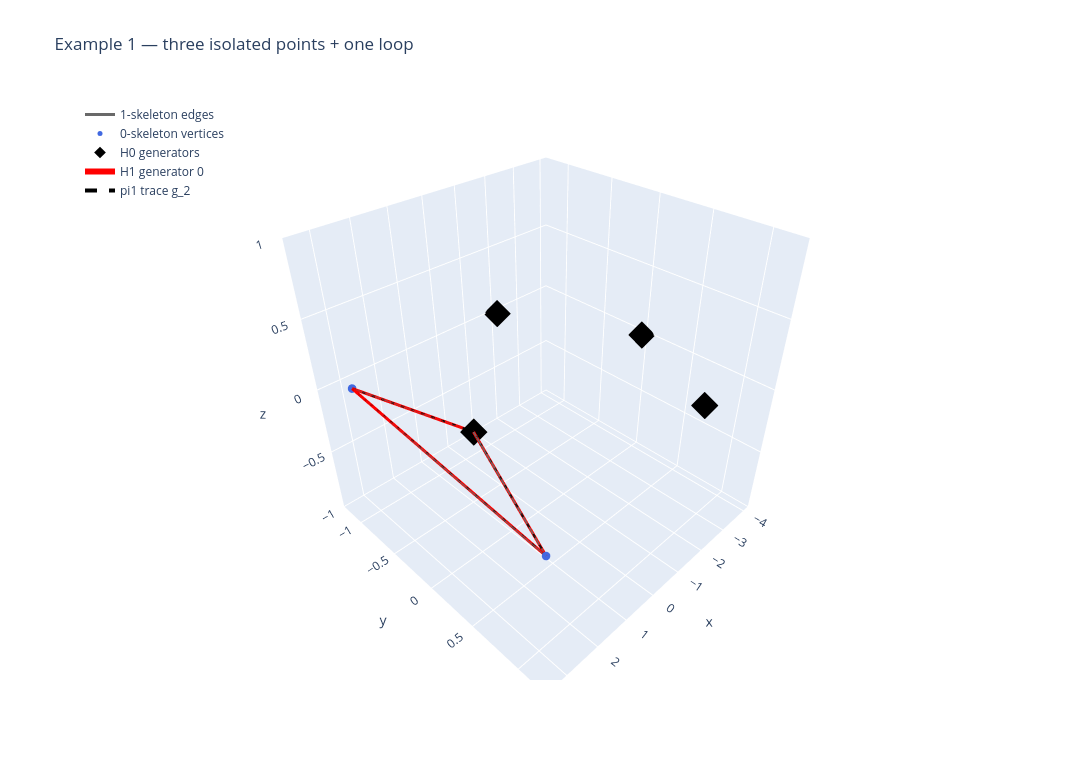
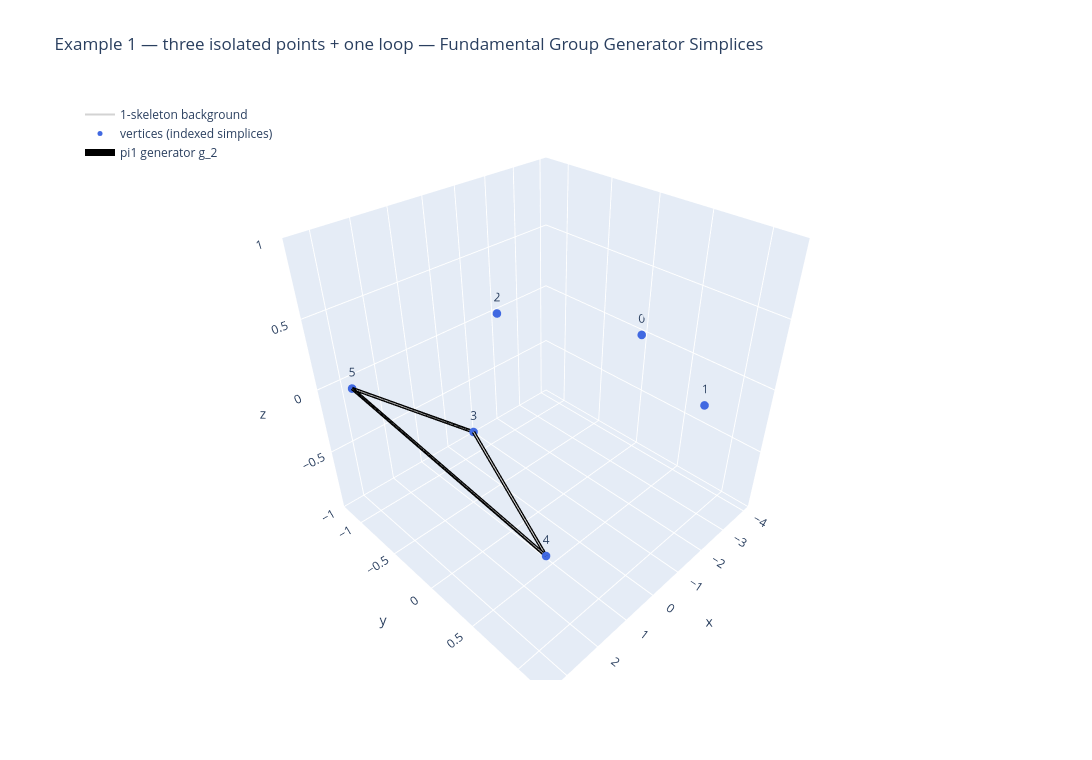
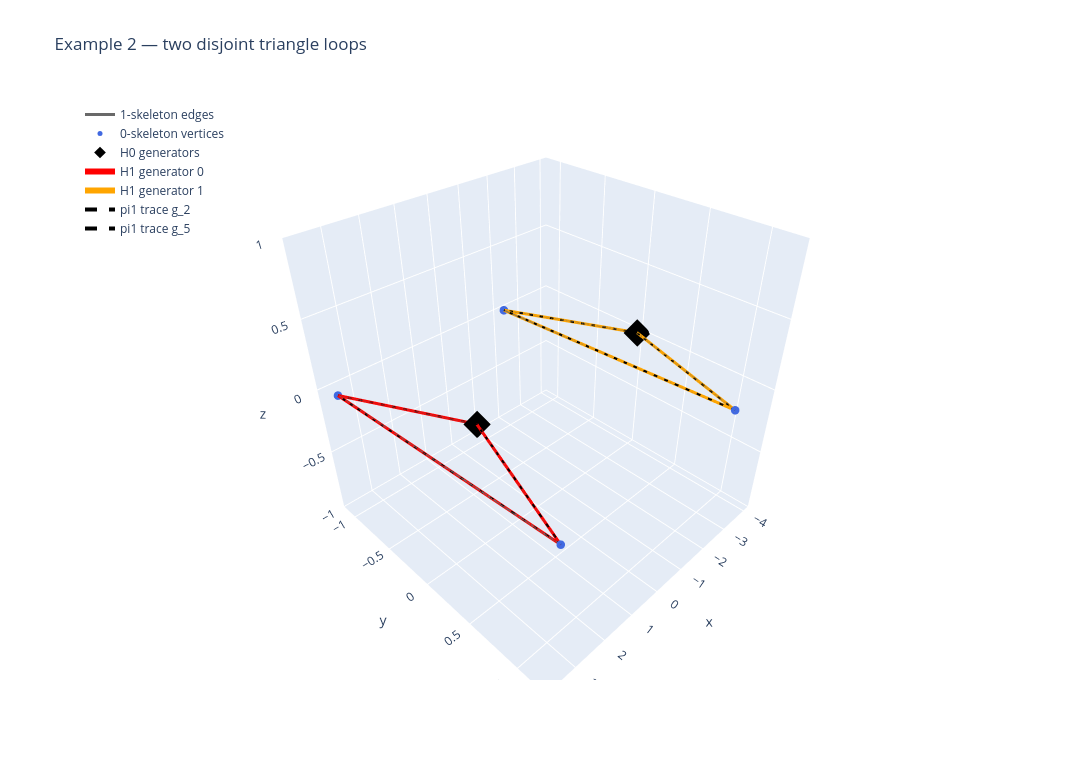
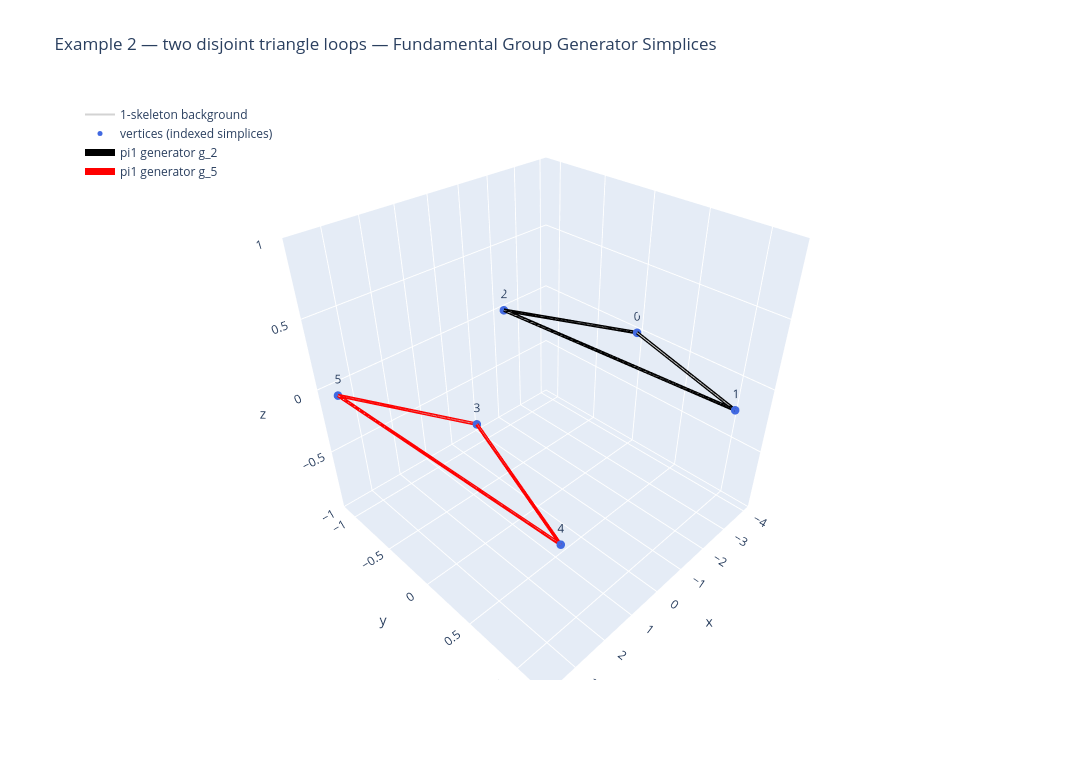

The notebook cell these images were saved under, in order:
### Markdown cell above
## Five worked examples

Expected ranks:

| Example | H0 | H1 | H2 |
|---|---:|---:|---:|
| 1. Three isolated points + triangle loop | 4 | 1 | 0 |
| 2. Two disjoint triangle loops | 2 | 2 | 0 |
| 3. Tetrahedron boundary | 1 | 0 | 1 |
| 4. Two tetrahedron boundaries | 2 | 0 | 2 |
| 5. Torus (4x4 triangulation) | 1 | 2 | 1 |

### Code cell
examples = [
    ('Example 1 — three isolated points + one loop', build_three_isolated_points_and_triangle_loop()),
    ('Example 2 — two disjoint triangle loops', build_two_triangle_loops()),
    ('Example 3 — boundary of a tetrahedron', build_tetrahedron_boundary()),
    ('Example 4 — two disconnected tetrahedron boundaries', build_two_tetrahedron_boundaries()),
    ('Example 5 — triangulated torus (4x4)', build_torus_4x4()),
]

results = []
for title, (st, pts) in examples:
    results.append(analyze_example(title, st, pts))

### Figure 1 — Plotly figure (JSON) as saved in the notebook; plotly's stock layout.template omitted (floating-point values rounded to 4 significant figures)
{"data": [{"line": {"color": "dimgray", "width": 3}, "mode": "lines", "name": "1-skeleton edges", "showlegend": true, "x": [2.0, 3.4, null, 2.0, 3.0, null, 3.4, 3.0, null], "y": [0.0, 1.2, null, 0.0, -1.1, null, 1.2, -1.1, null], "z": [0.0, 0.0, null, 0.0, 0.0, null, 0.0, 0.0, null], "type": "scatter3d"}, {"marker": {"color": "royalblue", "size": 5, "symbol": "circle"}, "mode": "markers", "name": "0-skeleton vertices", "showlegend": true, "x": [-4.0, -2.5, -2.0, 2.0, 3.4, 3.0], "y": [0.0, 1.0, -1.2, 0.0, 1.2, -1.1], "z": [0.0, 0.0, 0.0, 0.0, 0.0, 0.0], "type": "scatter3d"}, {"marker": {"color": "black", "size": 9, "symbol": "diamond"}, "mode": "markers", "name": "H0 generators", "showlegend": true, "x": [-4.0, -2.5, -2.0, 2.0], "y": [0.0, 1.0, -1.2, 0.0], "z": [0.0, 0.0, 0.0, 0.0], "type": "scatter3d"}, {"line": {"color": "red", "width": 6}, "mode": "lines", "name": "H1 generator 0", "showlegend": true, "x": [2.0, 3.4, null, 3.4, 3.0, null, 2.0, 3.0, null, 2.0, 2.0, null], "y": [0.0, 1.2, null, 1.2, -1.1, null, 0.0, -1.1, null, 0.0, 0.0, null], "z": [0.0, 0.0, null, 0.0, 0.0, null, 0.0, 0.0, null, 0.0, 0.0, null], "type": "scatter3d"}, {"line": {"color": "black", "dash": "dash", "width": 4}, "mode": "lines", "name": "pi1 trace g_2", "showlegend": true, "x": [3.4, 3.0, null, 2.0, 3.0, null, 2.0, 3.4, null], "y": [1.2, -1.1, null, 0.0, -1.1, null, 0.0, 1.2, null], "z": [0.0, 0.0, null, 0.0, 0.0, null, 0.0, 0.0, null], "type": "scatter3d"}], "layout": {"legend": {"x": 0.0, "y": 1.0, "bgcolor": "rgba(255,255,255,0.85)"}, "title": {"text": "Example 1 — three isolated points + one loop"}, "height": 760, "width": 1200, "showlegend": true}}

### Figure 2 — Plotly figure (JSON) as saved in the notebook; plotly's stock layout.template omitted (floating-point values rounded to 4 significant figures)
{"data": [{"line": {"color": "lightgray", "width": 2}, "mode": "lines", "name": "1-skeleton background", "showlegend": true, "x": [2.0, 3.4, null, 2.0, 3.0, null, 3.4, 3.0, null], "y": [0.0, 1.2, null, 0.0, -1.1, null, 1.2, -1.1, null], "z": [0.0, 0.0, null, 0.0, 0.0, null, 0.0, 0.0, null], "type": "scatter3d"}, {"marker": {"color": "royalblue", "size": 5}, "mode": "markers+text", "name": "vertices (indexed simplices)", "showlegend": true, "text": ["0", "1", "2", "3", "4", "5"], "textposition": "top center", "x": [-4.0, -2.5, -2.0, 2.0, 3.4, 3.0], "y": [0.0, 1.0, -1.2, 0.0, 1.2, -1.1], "z": [0.0, 0.0, 0.0, 0.0, 0.0, 0.0], "type": "scatter3d"}, {"line": {"color": "black", "width": 7}, "mode": "lines", "name": "pi1 generator g_2", "showlegend": true, "x": [3.4, 3.0, null, 2.0, 3.0, null, 2.0, 3.4, null], "y": [1.2, -1.1, null, 0.0, -1.1, null, 0.0, 1.2, null], "z": [0.0, 0.0, null, 0.0, 0.0, null, 0.0, 0.0, null], "type": "scatter3d"}], "layout": {"legend": {"x": 0.0, "y": 1.0, "bgcolor": "rgba(255,255,255,0.85)"}, "title": {"text": "Example 1 — three isolated points + one loop — Fundamental Group Generator Simplices"}, "height": 760, "width": 1200, "showlegend": true}}

### Figure 3 — Plotly figure (JSON) as saved in the notebook; plotly's stock layout.template omitted (floating-point values rounded to 4 significant figures)
{"data": [{"line": {"color": "dimgray", "width": 3}, "mode": "lines", "name": "1-skeleton edges", "showlegend": true, "x": [-4.0, -2.8, null, -4.0, -2.2, null, -2.8, -2.2, null, 2.0, 3.3, null, 2.0, 3.7, null, 3.3, 3.7, null], "y": [0.0, 1.2, null, 0.0, -1.1, null, 1.2, -1.1, null, 0.0, 1.2, null, 0.0, -1.0, null, 1.2, -1.0, null], "z": [0.0, 0.0, null, 0.0, 0.0, null, 0.0, 0.0, null, 0.0, 0.0, null, 0.0, 0.0, null, 0.0, 0.0, null], "type": "scatter3d"}, {"marker": {"color": "royalblue", "size": 5, "symbol": "circle"}, "mode": "markers", "name": "0-skeleton vertices", "showlegend": true, "x": [-4.0, -2.8, -2.2, 2.0, 3.3, 3.7], "y": [0.0, 1.2, -1.1, 0.0, 1.2, -1.0], "z": [0.0, 0.0, 0.0, 0.0, 0.0, 0.0], "type": "scatter3d"}, {"marker": {"color": "black", "size": 9, "symbol": "diamond"}, "mode": "markers", "name": "H0 generators", "showlegend": true, "x": [-4.0, 2.0], "y": [0.0, 0.0], "z": [0.0, 0.0], "type": "scatter3d"}, {"line": {"color": "red", "width": 6}, "mode": "lines", "name": "H1 generator 0", "showlegend": true, "x": [2.0, 3.3, null, 3.3, 3.7, null, 2.0, 3.7, null, 2.0, 2.0, null], "y": [0.0, 1.2, null, 1.2, -1.0, null, 0.0, -1.0, null, 0.0, 0.0, null], "z": [0.0, 0.0, null, 0.0, 0.0, null, 0.0, 0.0, null, 0.0, 0.0, null], "type": "scatter3d"}, {"line": {"color": "orange", "width": 6}, "mode": "lines", "name": "H1 generator 1", "showlegend": true, "x": [-4.0, -2.8, null, -2.8, -2.2, null, -4.0, -2.2, null, -4.0, -4.0, null], "y": [0.0, 1.2, null, 1.2, -1.1, null, 0.0, -1.1, null, 0.0, 0.0, null], "z": [0.0, 0.0, null, 0.0, 0.0, null, 0.0, 0.0, null, 0.0, 0.0, null], "type": "scatter3d"}, {"line": {"color": "black", "dash": "dash", "width": 4}, "mode": "lines", "name": "pi1 trace g_2", "showlegend": true, "x": [-2.8, -2.2, null, -4.0, -2.2, null, -4.0, -2.8, null], "y": [1.2, -1.1, null, 0.0, -1.1, null, 0.0, 1.2, null], "z": [0.0, 0.0, null, 0.0, 0.0, null, 0.0, 0.0, null], "type": "scatter3d"}, {"line": {"color": "black", "dash": "dash", "width": 4}, "mode": "lines", "name": "pi1 trace g_5", "showlegend": true, "x": [3.3, 3.7, null, 2.0, 3.7, null, 2.0, 3.3, null], "y": [1.2, -1.0, null, 0.0, -1.0, null, 0.0, 1.2, null], "z": [0.0, 0.0, null, 0.0, 0.0, null, 0.0, 0.0, null], "type": "scatter3d"}], "layout": {"legend": {"x": 0.0, "y": 1.0, "bgcolor": "rgba(255,255,255,0.85)"}, "title": {"text": "Example 2 — two disjoint triangle loops"}, "height": 760, "width": 1200, "showlegend": true}}

### Figure 4 — Plotly figure (JSON) as saved in the notebook; plotly's stock layout.template omitted (floating-point values rounded to 4 significant figures)
{"data": [{"line": {"color": "lightgray", "width": 2}, "mode": "lines", "name": "1-skeleton background", "showlegend": true, "x": [-4.0, -2.8, null, -4.0, -2.2, null, -2.8, -2.2, null, 2.0, 3.3, null, 2.0, 3.7, null, 3.3, 3.7, null], "y": [0.0, 1.2, null, 0.0, -1.1, null, 1.2, -1.1, null, 0.0, 1.2, null, 0.0, -1.0, null, 1.2, -1.0, null], "z": [0.0, 0.0, null, 0.0, 0.0, null, 0.0, 0.0, null, 0.0, 0.0, null, 0.0, 0.0, null, 0.0, 0.0, null], "type": "scatter3d"}, {"marker": {"color": "royalblue", "size": 5}, "mode": "markers+text", "name": "vertices (indexed simplices)", "showlegend": true, "text": ["0", "1", "2", "3", "4", "5"], "textposition": "top center", "x": [-4.0, -2.8, -2.2, 2.0, 3.3, 3.7], "y": [0.0, 1.2, -1.1, 0.0, 1.2, -1.0], "z": [0.0, 0.0, 0.0, 0.0, 0.0, 0.0], "type": "scatter3d"}, {"line": {"color": "black", "width": 7}, "mode": "lines", "name": "pi1 generator g_2", "showlegend": true, "x": [-2.8, -2.2, null, -4.0, -2.2, null, -4.0, -2.8, null], "y": [1.2, -1.1, null, 0.0, -1.1, null, 0.0, 1.2, null], "z": [0.0, 0.0, null, 0.0, 0.0, null, 0.0, 0.0, null], "type": "scatter3d"}, {"line": {"color": "red", "width": 7}, "mode": "lines", "name": "pi1 generator g_5", "showlegend": true, "x": [3.3, 3.7, null, 2.0, 3.7, null, 2.0, 3.3, null], "y": [1.2, -1.0, null, 0.0, -1.0, null, 0.0, 1.2, null], "z": [0.0, 0.0, null, 0.0, 0.0, null, 0.0, 0.0, null], "type": "scatter3d"}], "layout": {"legend": {"x": 0.0, "y": 1.0, "bgcolor": "rgba(255,255,255,0.85)"}, "title": {"text": "Example 2 — two disjoint triangle loops — Fundamental Group Generator Simplices"}, "height": 760, "width": 1200, "showlegend": true}}
